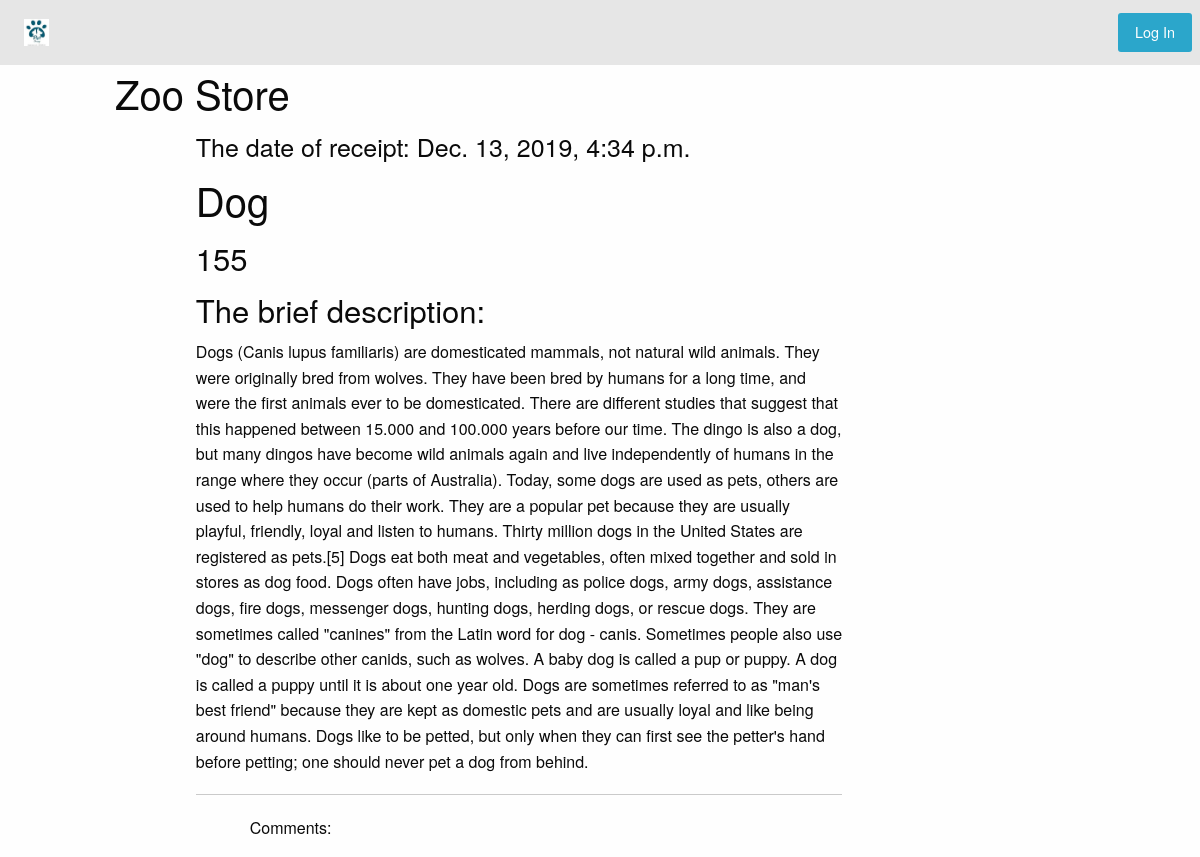
/articles/get/2/, run on the app's committed database.
### article/models.py (models this page shows)
class Animal(models.Model):
    class Meta:
        db_table = "animal"
    animal_name = models.CharField(max_length=200)
    animal_desc = models.TextField()
    animal_price = models.IntegerField()
    animal_date = models.DateTimeField()

### article/views.py (the view)
# urls.py: path('articles/get/<int:animal_id>/', article.views.animal),
def animal(request, animal_id=1):
    command_form = CommandForm
    args = {}
    args.update(csrf(request))
    args['animal'] = Animal.objects.get(id=animal_id)
    args['comments'] = Commands.objects.filter(comments_article_id=animal_id)
    args['form'] = command_form
    args['username'] = auth.get_user(request).username
    return render_to_response('animal.html', args)

### article/templates/animal.html (shortened to what this page needs)
{% extends 'main.html' %}
{% load staticfiles %}
{% block animal %}
<h4>The date of receipt: {{ animal.animal_date }}</h4>
<h2>{{ animal.animal_name }}</h2>
    <h3>{{ animal.animal_price }}</h3>
    <h3>The brief description:</h3>
<p>{{ animal.animal_desc }}</p>
<hr>
    <div class="large-offset-1 large-8 columns">
<p>Comments:</p>
    </div>
{% endblock %}

### data on the page
Animal: animal_date "Dec. 13, 2019, 4:34 p.m.", animal_name "Dog", animal_price "155", animal_desc "Dogs (Canis lupus familiaris) are domesticated mammals, not natural wild animals. They were originally bred from wolves. They have been bred by humans for a long time, and were the first animals ever to be domesticated. There are different studies that suggest that this happened between 15.000 and 100.000 years before our time. The dingo is also a dog, but many dingos have become wild animals again and live independently of humans in the range where they occur (parts of Australia). Today, some dogs are used as pets, others are used to help humans do their work. They are a popular pet because they are usually playful, friendly, loyal and listen to humans. Thirty million dogs in the United…"
